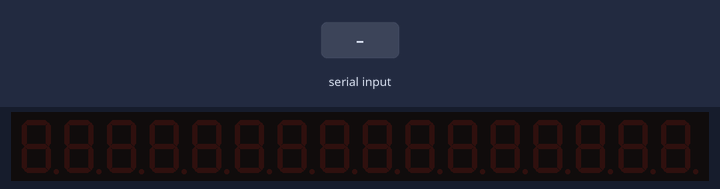
Simulated run of this sketch. Board: Arduino Uno, built with avr-gcc and run on an emulated ATmega328P. Parts: 16-digit seven-segment display. The test bench sets the inputs (shaded band).

Above: at 1.2 s.
1.3 s: ".\n" received over Serial
2.8 s: "1\n" received over Serial
Timing chart, 0 to 5.8 s (numbered marks = the images above; inputs shaded):
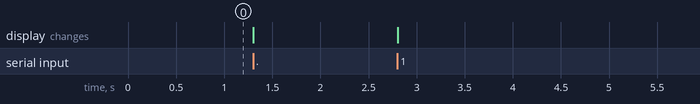

The sketch:

serial-to-tm1640.ino
```cpp
#include "TM1638.h"
#include "TM1640.h"
#define LCDLEN 16

// connect the module data line to pin 7, clock to pin 8
TM1640 module(7, 8);
char text[LCDLEN * 2 + 1];
unsigned short dots;

void setup()
{
	memset(text, ' ', LCDLEN);
	text[LCDLEN * 2] = 0;
	Serial.begin(9600);
}

// read text from serial, output to 7-segment led module
// right-aligns the text and converts periods to dots between characters
// (by default periods are their own characters and leave the 7-segment part empty)
void loop()
{
	int c, i;
	dots = 0;
	// read LCDLEN + 1 characters, the last one gets ignored
	for (i = 0; i < LCDLEN + 1; i++){
		for (;;) {
			if (!Serial.available()){
				continue;
			}
			c = Serial.read();
			if (c != -1) {
				break;
			}
		}
		// now c is a proper received character
		if (c == '\n'){
			break;
		} else if (c == '.') {
			dots = dots | (1 << (LCDLEN - i));
			i--;
		} else {
			text[LCDLEN + i] = c;
		}
	}
	text[LCDLEN + i] = 0;
	dots = dots >> LCDLEN - i;

	module.setDisplayToString(&text[i], dots);
}
```
